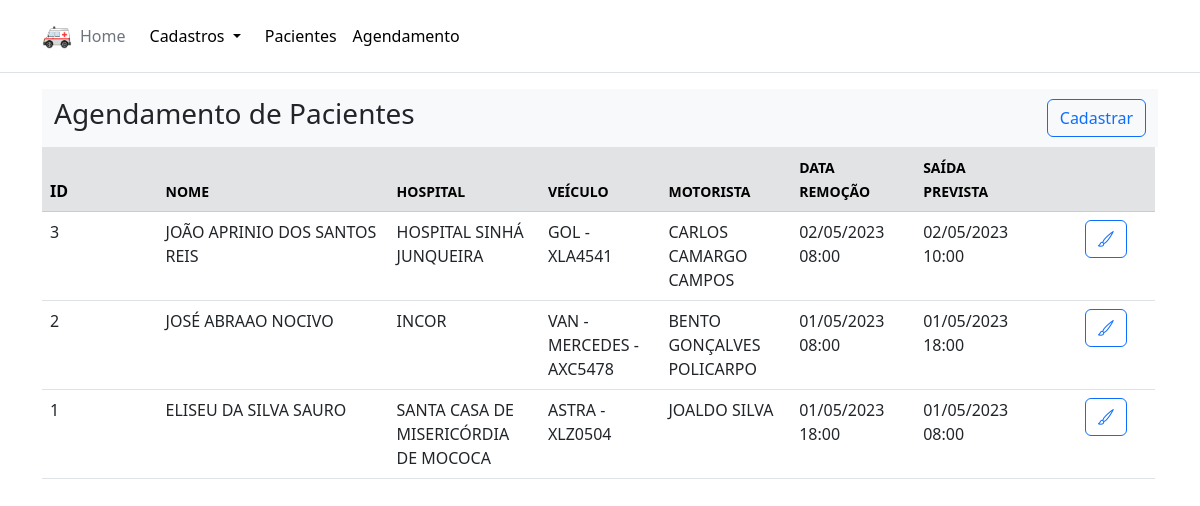
The page /agendamentos on the database its author committed.
### models.py (models this page shows, shortened)
class Veiculo (Base):
    __tablename__ = "VEICULO"
    veiculo_id = Column(INTEGER, primary_key=True)
    modelo = Column(TEXT(250), nullable=False)
    placa = Column(TEXT(20), nullable=False)
    capacidade = Column(NUMERIC(3), nullable=False)
    media_consumo = Column(NUMERIC(10,2), nullable=False)

### app.py (the view)
@app.route("/agendamentos")
def agendamentos():
    sql = session.query(Agendamento, Paciente, Hospital, Veiculo, Motorista).order_by(Agendamento.agendamento_id.desc()).join(Paciente, Agendamento.paciente_id == Paciente.paciente_id).join(Hospital, Agendamento.hospital_id == Hospital.hospital_id).join(Veiculo, Agendamento.veiculo_id == Veiculo.veiculo_id).join(Motorista, Agendamento.motorista_id ==  Motorista.motorista_id).all()
    return render_template('agendamentos.html', results=sql)

### app.py (called while the page is built)
@app.template_filter()
def format_datetime(value):
    v = str(value).split('T')
    v_d = str(v[0]).split('-')
    v_date = v_d[2] + "/" + v_d[1] + "/" + v_d[0]
    v_time = v[1]
    return v_date + ' ' + v_time

### templates/agendamentos.html (shortened to what this page needs)
{% extends 'base.html' %}
{% block content %}
    <nav class="navbar navbar-expand-lg bg-body-tertiary">
        <div class="container-fluid">
        <div class="collapse navbar-collapse" id="navbarSupportedContent">
            <h3>Agendamento de Pacientes</h3>
            <a class="btn btn-outline-primary d-inline-flex align-items-center" href="/agendamentos/novo" role="button">Cadastrar</a>
        </div>
        </div>
    </nav>
    <table class="table table-hover" style="width:99.7%"
        id="table"
        data-locale="pt-BR"
        data-toolbar="#toolbar"
        data-toggle="table"
        data-pagination="true"
        data-search="true"
        data-show-columns="true"
        data-page-list="[5, 10, 15, 20, all]"
        data-side-pagination="local"
        data-show-fullscreen="true"
        data-show-refresh="false"
        data-show-toggle="true"
        data-show-columns-toggle-all="true"
        data-detail-view="false"
        data-show-export="true"
        data-click-to-select="true"
        data-detail-formatter="detailFormatter"
        data-minimum-count-columns="2"
        data-show-pagination-switch="true"
        data-pagination="true"
        data-id-field="id"
        data-show-footer="false"
        data-response-handler="responseHandler"
        data-export-data-type="all"
        data-export-types="['csv', 'txt', 'excel', 'pdf']"
        >
        <thead>
            <tr class="table-secondary">
                <th scope="col" data-field="agendamento_id" class="col-1"><small></small>ID</th>
                <th scope="col" data-field="nome" class="col-2"><small>NOME</small></th>
                <th scope="col" data-field="hospital" class="col-1"><small>HOSPITAL</small></th>
                <th scope="col" data-field="veiculo" class="col-1"><small>VEÍCULO</small></th>
                <th scope="col" data-field="motorista" class="col-1"><small>MOTORISTA</small></th>
                <th scope="col" data-field="dt_remocao" class="col-1"><small>DATA REMOÇÃO</small></th>
                <th scope="col" data-field="dt_saida" class="col-1"><small>SAÍDA PREVISTA</small></th>
                <th scope="col" class="col-1"></th>
        </thead>
        <tbody>
            {% for result in results %}
            <tr id="tr-{{result.Agendamento.agendamento_id}}">
                <td class="col-1">{{result.Agendamento.agendamento_id }}</td>
                <td class="col-2">{{result.Paciente.nome}}</td>
                <td class="col-1">{{result.Hospital.nome}}</td>
                <td class="col-1">{{result.Veiculo.modelo}} - {{result.Veiculo.placa}}</td>
                <td class="col-1">{{result.Motorista.nome}}</td>
                <td class="col-1">{{ result.Agendamento.data_remocao | format_datetime }}</td>
                <td class="col-1">{{ result.Agendamento.saida_prevista | format_datetime }}</td>
                <td class="col-1">
                    <div class="row buttons justify-content-end">
                        <div class="col-1">
                            <a class="btn btn-outline-primary" href="/agendamentos/editar/{{result.Agendamento.agendamento_id}}">
                                <i class="bi bi-brush"></i>
                            </a>
                        </div>
                        <div class="col-6"></div>
                    </div>
                </td>
            </tr>
        {% endfor %}
        </tbody>
    </table>
{% endblock %}

### rows shown on the page
Veiculo: Agendamento.agendamento_id "3", Paciente.nome "JOÃO APRINIO DOS SANTOS REIS", Hospital.nome "HOSPITAL SINHÁ JUNQUEIRA", Veiculo.modelo "GOL", Veiculo.placa "XLA4541", Motorista.nome "CARLOS CAMARGO CAMPOS", Agendamento.data_remocao "02/05/2023 08:00", Agendamento.saida_prevista "02/05/2023 10:00"
Veiculo: Agendamento.agendamento_id "2", Paciente.nome "JOSÉ ABRAAO NOCIVO", Hospital.nome "INCOR", Veiculo.modelo "VAN - MERCEDES", Veiculo.placa "AXC5478", Motorista.nome "BENTO GONÇALVES POLICARPO", Agendamento.data_remocao "01/05/2023 08:00", Agendamento.saida_prevista "01/05/2023 18:00"
Veiculo: Agendamento.agendamento_id "1", Paciente.nome "ELISEU DA SILVA SAURO", Hospital.nome "SANTA CASA DE MISERICÓRDIA DE MOCOCA", Veiculo.modelo "ASTRA", Veiculo.placa "XLZ0504", Motorista.nome "JOALDO SILVA", Agendamento.data_remocao "01/05/2023 18:00", Agendamento.saida_prevista "01/05/2023 08:00"
